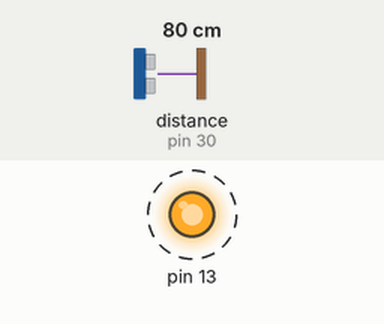
This sketch was run on a simulated Arduino Mega 2560, built with avr-gcc and run on an emulated ATmega2560. On the bench: output pins drawn as LEDs (lit = HIGH). Wiring (inferred from the names in the program): ultrasonic range finder: trigger pin 32; echo pin 30. Dashed ring = blinking. The test bench sets the inputs (shaded band); at power-on: distance to the obstacle (sensor on pin 30) 80 cm. The echo pulse lasts 58.3 µs per cm; pins used as bus, display or sensor lines are not drawn; what the sketch prints to the serial monitor is not drawn.

Above: at 0.4 s.
Timing chart, 0 to 4.6 s (numbered marks = the images above):
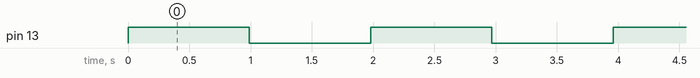

Measured:
- by itself, pin 13: alternates HIGH for 0.99 s and LOW for 0.99 s

The sketch:

main.ino
```cpp
#include <Arduino_FreeRTOS.h>
#include "sr04.h"


// define two tasks for Blink and AnalogRead
void TaskBlink( void *pvParameters );
void ReadRange( void *pvParameters );
void TaskLegs( void *pvParameters );

void setup() {
  // put your setup code here, to run once:
  // Now set up two tasks to run independently.
    Serial.begin(9600);

    xTaskCreate(TaskBlink, "Blink", 128, NULL, 2, NULL );
    xTaskCreate(TaskRangeRead, "ReadRange", 128, NULL, 1, NULL);
    xTaskCreate(TaskLegs, "ControlLegs", 128, NULL, 1, NULL);

// Now the task scheduler, which takes over control of scheduling individual task

}

void loop() {
  // put your main code here, to run repeatedly:

}

/*--------------------------------------------------*/
/*---------------------- Tasks ---------------------*/
/*--------------------------------------------------*/
void TaskBlink(void *pvParameters) // This is a task.
{
    (void) pvParameters;

// initialize digital pin 13 as an output.
    pinMode(13, OUTPUT);

    for (;;) // A Task shall never return or exit.
    {
        digitalWrite(13, HIGH); // turn the LED on (HIGH is the voltage level)
        vTaskDelay( 1000 / portTICK_PERIOD_MS ); // wait for one second
        digitalWrite(13, LOW); // turn the LED off by making the voltage LOW
        vTaskDelay( 1000 / portTICK_PERIOD_MS ); // wait for one second
    }
}


void TaskRangeRead(void *pvParameters)
{
  (void) pvParameters;

  initializeGPIO_SR04();

  for(;;)
  {
    sendTrigger(TRIG_PIN, 10);
    Serial.println(conversion(measurePulse(ECHO_PIN)));
    vTaskDelay(100);
  }
}


void TaskLegs(void *pvParameters)
{
  (void) pvParameters;

  for(;;)
  {
    vTaskDelay(100);
  }
}
```

sr04.cpp
```cpp
#include<Arduino.h>

// Arduino code to read from the SR04
// Datasheet available: https://cdn.sparkfun.com/datasheets/Sensors/Proximity/HCSR04.pdf
// definte IO for sr04


// Assign GPIO to ECHO and TRIG pins on SR04
void initializeGPIO_SR04()
{
  pinMode(30, INPUT);
  pinMode(32, OUTPUT);
}


// Toggle the assigned pin HIGH for the assigned time in milliseconds.
void sendTrigger(int triggerPin, int triggerTime_ms)
{
  digitalWrite(triggerPin, HIGH);
  delayMicroseconds(triggerTime_ms);
  digitalWrite(triggerPin, LOW);
}

// This function measures an incoming pulse on the readPin - it waits for the pin to go high
// and returns the elapsed microseconds of the high duration
// TODO: Manage overflow of micros() function
unsigned long measurePulse(int readPin)
{
  unsigned long startTime_us, duration_us;

  while(!digitalRead(readPin))
  {
    ;
  }

  startTime_us = micros();

  while(digitalRead(readPin))
  {
    ;
  }

  duration_us = micros() - startTime_us;

  return duration_us;
}

// This function converts a microsecond duration to a distance as specified in the SR04 datasheet and returns the
// distance in cm.
int conversion(unsigned long duration_us)
{
  int range;

  range = duration_us / 58;

  return range;
}
```

sr04.h
```cpp
#include<Arduino.h>

#define ECHO_PIN 30
#define TRIG_PIN 32

// Toggle the assigned pin HIGH for the assigned time in milliseconds.
void sendTrigger(int triggerPin, int triggerTime_ms);
unsigned long measurePulse(int readPin);
int conversion(unsigned long duration_us);
void initializeGPIO_SR04();
```
